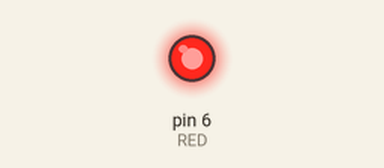
The sketch below on a simulated Arduino Uno, built with avr-gcc and run on an emulated ATmega328P. On the bench: output pins drawn as LEDs (lit = HIGH). What the sketch prints to the serial monitor is not drawn.

Above: at 0.03 s.
Timing chart, 0 to 6.1 s (numbered marks = the images above):
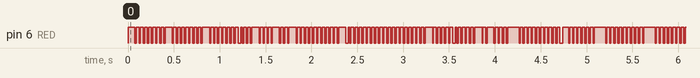

Measured:
- by itself, everything shown: repeats every 9.4 s, in 32 steps

The sketch:

RTOS_2_Queue_sending_from_different_task.ino
```cpp
#include<Arduino_FreeRTOS.h>
#include "queue.h"
#define RED 6
#define YELLOW 7
#define BLUE 8

typedef int TaskProfiler;
TaskProfiler SenderTaskProfiler;
TaskProfiler ReceiverTaskProfiler;

QueueHandle_t NFZQueue; // tworzę nowy wskażnik do kolejki/listy root

void setup()
{
  Serial.begin(9600);
  NFZQueue = xQueueCreate(5,sizeof(int32_t)); //teraz definuje kolejkę ilość elementó i rozmiar każdego z obiekty

  xTaskCreate(vSenderTask,"Sender Task 1",100,1999,1,NULL); // podaję tutaj elemnt, który będzie wysyłany
  xTaskCreate(vSenderTask,"Sender Task 2",100,2019,1,NULL);
  xTaskCreate(vReceiverTask,"Receiver Task",100,NULL,2,NULL); // otrzymywanie wyższy priorytet
}

void vSenderTask(void *pvParameters)
{
  pinMode(RED,OUTPUT);
  BaseType_t qStatus; // znacznik statusu przesłaia danych
  int32_t valueToSend; // informacja wysyłan będzie typu int 32bitowa
  valueToSend = (int)pvParameters; // casting zmiennej,,, teraz to na co pokazuję wskaźnik pvParameters bedzie przypisane do value to send czyli adres nie wartość
  //

  while(1)
  {
    qStatus=xQueueSend(NFZQueue,&valueToSend,0); //wysyłam informacje(na jaka kolejke, &(weartość do wysłania jako wartość a nie adres))
    if(qStatus != pdPASS)// pdPASS czyli dane przeszły przez koolejke
    {
      Serial.println("Could not send to the queue");
      for(int i=0;i<30000;i++){};// opóźnienie
    }
    digitalWrite(RED,HIGH);
  }

}
void vReceiverTask(void *pvParameters)
{
  pinMode(RED,OUTPUT);
  BaseType_t qStatus;
  int32_t valueReceived;
  const TickType_t xTicksToWait = pdMS_TO_TICKS(100);
  while(1)
  {
    qStatus=xQueueReceive(NFZQueue,&valueReceived,xTicksToWait);//status jest równy (nazwa kolejki, otrzymana wartoć, czas na kolejce)
// uwaga ten status tu musi byc
    if(qStatus == pdPASS)
    {
      Serial.print("Data received succinessfully: ");
      Serial.println(valueReceived);
      Serial.print(" ");
      Serial.println(xTicksToWait);
      for(int i=0;i<30000;i++){};
    }
    else{
      Serial.println("Could not receive from queue");
    }
    digitalWrite(RED,LOW);
  }
}
void loop(){}
```
